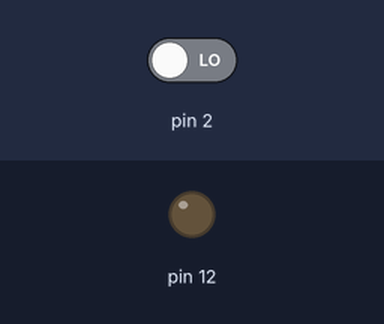
The sketch below on a simulated Arduino Uno, built with avr-gcc and run on an emulated ATmega328P. Parts: output pins drawn as LEDs (lit = HIGH). The inputs (shaded band) are chosen by the test bench; at power-on: pin 2 LOW. What the sketch prints to the serial monitor is not drawn.

Above: at 1.2 s.
1.3 s: pin 2 driven HIGH
At 2.5 s:
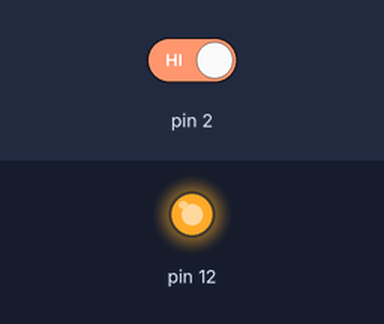
2.8 s: pin 2 driven LOW
At 3.7 s:
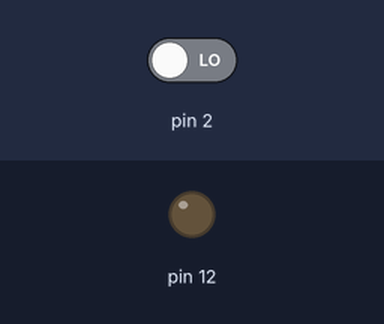
Timing chart, 0 to 5.8 s (numbered marks = the images above; inputs shaded):
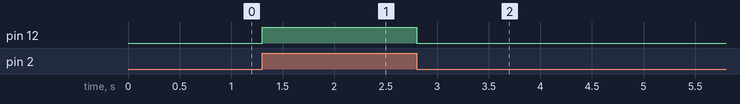

Measured:
- after the input at 1.3 s, pin 12: LOW → HIGH at once
- after the input at 2.8 s, pin 12: HIGH → LOW at once

The sketch:

tp2.ino
```cpp
/*
TP2
*/

void setup() {
  // put your setup code here, to run once:
  Serial.begin(250000);
  pinMode(2, INPUT);
  pinMode(12, OUTPUT);
  attachInterrupt(INT0, turnOnLight, CHANGE);
}

volatile bool ledState=false;

void loop() {
  // put your main code here, to run repeatedly:
  Serial.print("DEMAT BREIZH\n");
  digitalWrite(12, ledState);
}

void turnOnLight() {
  ledState =! ledState;
}

void turnOffLight() {
  digitalWrite(12, LOW);
}
```
